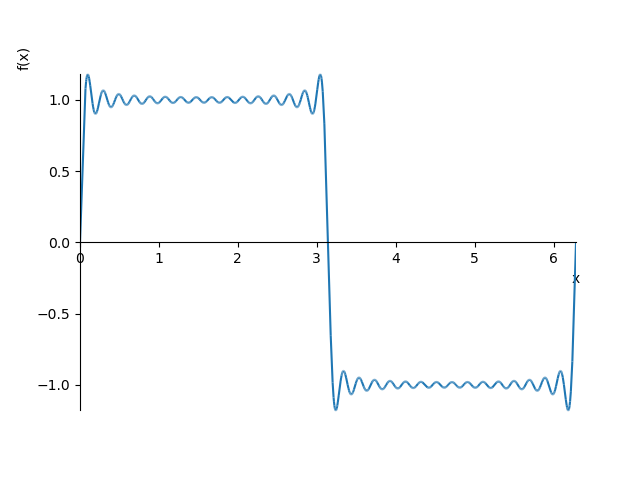

Reproduce this figure in Python.
from sympy import *
from sympy.plotting import plot
# se usi jupyter: %matplotlib inline

def e(k):
    """
    k-esimo elemento della base hilbertiana
    """
    k = Integer(k)
    if k == 0:
        return lambda x: 1/sqrt(2*pi)
    elif k % 2 == 0:
        return lambda x: cos(k/2 * x)/sqrt(pi)
    else:
        return lambda x: sin((k+1)/2 * x)/sqrt(pi)

def f(g):
    """
    integra g contro la funzione che vale -1
    in (-pi,0) e 1 in (0,pi)
    """
    x = symbols("x")
    return integrate(g(x), (x, 0, pi)) - integrate(g(x), (x, pi, 2*pi))

def fourier(f, n):
    """
    calcola l'n-esimo polinomio trigonometrico approssimante f
    """
    return lambda x: sum([f(e(k)) * e(k)(x) for k in range(n+1)])


"""
Calcola e disegna lo sviluppo di Fourier
"""
x = symbols('x')
n = 61
print("polinomio trigonometrico di ordine {}".format(n))
pol = fourier(f,n)(x)
print(pol)
fig = plot(pol, (x, 0, 2*pi))
if hasattr(fig, "savefig"):
    fig.savefig("fourier.png", dpi=600)
else:
    fig.save("fourier.png")